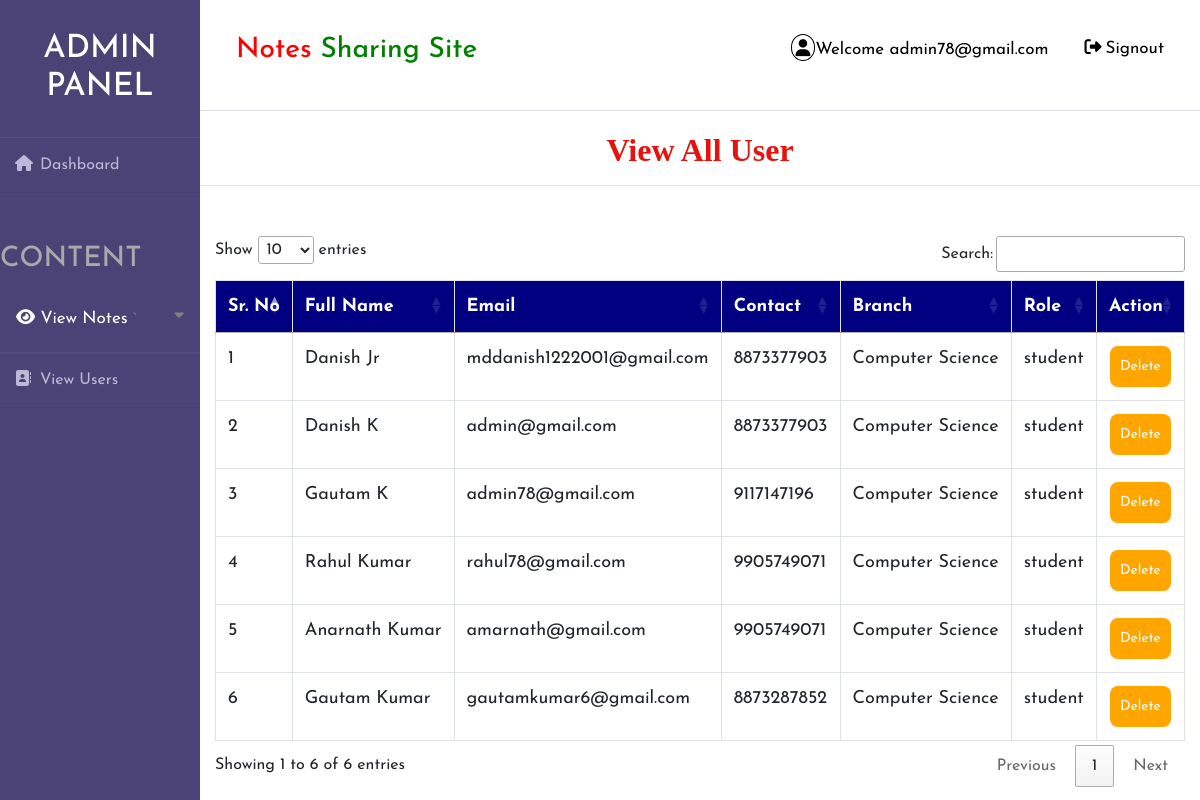
Page /view_users (signed in) on the committed database.
### notes/models.py (models this page shows, shortened)
class Signup(models.Model):
    user = models.ForeignKey(User, on_delete=models.CASCADE, null=True)
    contact = models.CharField(max_length=10, null=True)
    branch = models.CharField(max_length=30, null=True)
    role = models.CharField(max_length=15, null=True)

### notes/views.py (the view)
# urls.py: path('view_users', View_Users, name="view_users"),
def View_Users(request):
    if not request.user.is_authenticated:
        return redirect('login_admin')
    users = Signup.objects.all()
    d = {'users': users}
    return render(request, 'View_Users.html', d)

### notes/templates/View_Users.html (shortened to what this page needs)
{% extends 'admin_nav.html' %}
{% block body %}
<center><h2 style = "font-family : 'Monotype Corsiva' ; color : #E6120E ; font-weight : bold;margin-top:2%">View All User</h2></center><hr>
 <div class="container">
<table class="table table-bordered" id="myTable">
  <thead>
  <tr>
    <th>Sr. No</th>
    <th>Full Name</th>
    <th>Email</th>
    <th>Contact</th>
      <th>Branch</th>
    <th>Role</th>
    <th>Action</th>
  </tr>
  </thead>
   <tbody>
{% for i in users %}
  <tr>
      <td>{{forloop.counter}}</td>
    <td style = "text-transform : capitalize">{{i.user.first_name}} {{i.user.last_name}}</td>
    <td>{{i.user.username}}</td>
    <td>{{i.contact}}</td>
      <td>{{i.branch}}</td>
      <td>{{i.role}}</td>
    <td><a href="{% url 'delete_users' i.user.id %}"><button class="button button1" onclick="return confirm('Are you sure?')">Delete</button></a></td>
  </tr>
   {% endfor %}
    </tbody>
</table>
 </div>
{% endblock %}

### notes/templates/admin_nav.html (shortened to what this page needs)
<!DOCTYPE html>
<html lang="en">
{% load static %}
<head>
	<link rel="stylesheet" href="{% static 'style1.css' %}">
    <link rel="stylesheet" href="https://cdnjs.cloudflare.com/ajax/libs/font-awesome/4.7.0/css/font-awesome.min.css">
    <link rel="stylesheet" href="https://maxcdn.bootstrapcdn.com/bootstrap/4.0.0/css/bootstrap.min.css">
  <link rel = stylesheet href = "//cdn.datatables.net/1.10.19/css/jquery.dataTables.min.css">
</head>
<body>
<div class="wrapper">
    <div class="sidebar">
        <h2>Admin Panel</h2>
        <ul>
            <li style="margin-bottom:50px"><a href="{% url 'admin_home' %}"><i class="fas fa-home"></i>Dashboard</a></li>
            <h3 style="color:Darkgrey;margin-bottom:10px">CONTENT</h3>
            <button class="dropdown-btn nav-link" style="padding-top:20px;padding-bottom:20px">
                <a href="" style="color: #fff"><i class="fas fa-eye"></i>
                    View Notes</a>
    `           <i class="fa fa-caret-down"></i>
            </button>
            <li><a href="{% url 'view_users' %}"><i class="fas fa-address-book"></i>View Users</a></li>
</ul>
    </div>
    <div class="main_content">
        <div class="header"><div class="topnav">
  <a class="active" href="#home"><h3><span style="color:red">Notes</span> <span style="color:green">Sharing Site</span></h3></a>
  <div class="topnav-right">
    <a href="#search"><i style="padding:4px;border-radius:50%;border:1px solid black" class="fas fa-user"></i>Welcome {{request.user.username}}</a>
    <a href="{% url 'logout' %}"><i style="padding:4px;bborder:1px solid black" class="fas fa-sign-out-alt"></i>Signout</a>
  </div>
</div>
</div>
        {% block body %}
        {% endblock %}
    </div>
</div>
</body>
</html>

### notes/static/style1.css (style rules this page uses)
* { margin: 0; padding: 0; box-sizing: border-box; list-style: none; text-decoration: none; font-family: 'Josefin Sans', sans-serif; }
body { background-color: #f3f5f9; }
.wrapper { display: flex; position: relative; }
.wrapper .sidebar { width: 200px; height: 100%; background: #4b4276; padding: 30px 0px; position: fixed; }
.wrapper .sidebar h2 { color: #fff; text-transform: uppercase; text-align: center; margin-bottom: 30px; }
.wrapper .sidebar ul li { padding: 15px; border-bottom: 1px solid #bdb8d7; border-bottom: 1px solid rgba(0,0,0,0.05); border-top: 1px solid rgba(255,255,255,0.05); }
.wrapper .sidebar ul li a { color: #bdb8d7; display: block; }
.wrapper .sidebar ul li a .fas { width: 25px; }
.wrapper .main_content { width: 100%; margin-left: 200px; }
.wrapper .main_content .header { padding: 20px; background: #fff; color: #717171; border-bottom: 1px solid #e0e4e8; }
.topnav { overflow: hidden; background-color: #fff; }
.topnav a { float: left; color: black; text-align: center; padding: 14px 16px; text-decoration: none; font-size: 17px; }
.topnav-right { float: right; }

### notes/templates/admin_nav.html (style rules this page uses)
.button { background-color: orange; border: none; color: white; padding: 10px; text-align: center; text-decoration: none; display: inline-block; font-size: 14px; margin: 1px 1px; cursor: pointer; }
.button1 { border-radius: 8px; }
* { box-sizing: border-box; }
#myTable { border-collapse: collapse; width: 100%; border: 1px solid #ddd; font-size: 18px; }
#myTable th { text-align: left; padding: 12px; background-color: Navy; color: white; }
#myTable td { text-align: left; padding: 12px; background-color: white; }
#myTable tr { border-bottom: 1px solid #ddd; }
body { font-family: "Lato", sans-serif; }
.sidenav a, .dropdown-btn { padding: 6px 8px 6px 16px; text-decoration: none; font-size: 20px; color: #818181; display: block; border: none; background: none; width: 100%; text-align: left; cursor: pointer; outline: none; }
.fa-caret-down { float: right; padding-right: 8px; }
.nav-link { font-size:17px; }

### rows in the picture
Signup: user.first_name "Danish", user.last_name "Jr", user.username "mddanish1222001@gmail.com", contact "8873377903", branch "Computer Science", role "student"
Signup: user.first_name "Danish", user.last_name "K", user.username "admin@gmail.com", contact "8873377903", branch "Computer Science", role "student"
Signup: user.first_name "Gautam", user.last_name "K", user.username "admin78@gmail.com", contact "9117147196", branch "Computer Science", role "student"
Signup: user.first_name "Rahul", user.last_name "Kumar", user.username "rahul78@gmail.com", contact "9905749071", branch "Computer Science", role "student"
Signup: user.first_name "Anarnath", user.last_name "Kumar", user.username "amarnath@gmail.com", contact "9905749071", branch "Computer Science", role "student"
Signup: user.first_name "Gautam", user.last_name "Kumar", user.username "gautamkumar6@gmail.com", contact "8873287852", branch "Computer Science", role "student"

### other values in the picture
{{ request.user.username }} "admin78@gmail.com"
